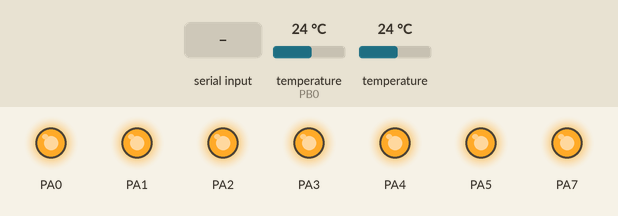
Recording of a program running on a simulated ATmega16, built with avr-gcc and emulated at 16 MHz. On the bench: output pins drawn as LEDs (lit = HIGH). Wiring (inferred from the names in the program): 2 × DS18B20 sensor: data PB0. The inputs (shaded band) are chosen by the test bench; at power-on: temperature (sensor on PB0) 24 °C, temperature 24 °C. What the program prints to the serial monitor is not drawn.

Above: at 1.2 s.
1.3 s: "1" received over Serial
At 1.7 s:
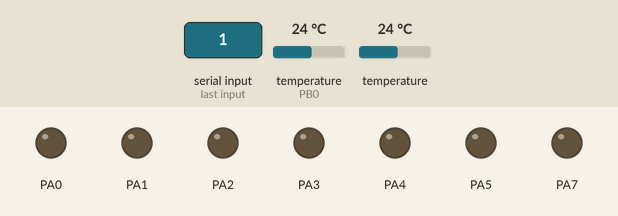
2.8 s: temperature (sensor on PB0) set to 12 °C
4.4 s: temperature (sensor on PB0) set to 19 °C
Timing chart, 0 to 7.4 s (numbered marks = the images above; inputs shaded):
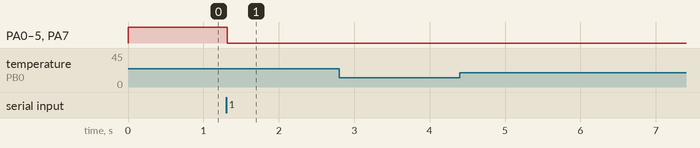

The program:

main.c
```c
/*
 * WebCamTemp.c
 *
 * Created: 26.12.2015 19:46:54
 * Author : viktorpanasiuk
 */

#include "global.h"
#include <util/delay.h> /* For _delay_ms() function */
#include <avr/interrupt.h> /* For interrupt functions */
#include "GPIO.h"
#include "UART.h"
#include "Timer0.h"
#include "Application.h"

volatile uint8_t ledID = 0; /* Current ledID value */
volatile uint8_t ledID_prev = 255;  /* Previous ledID value */
volatile uint8_t duration = FLASH_DURATION; /* Flash duration value */

ISR(USART_RXC_vect) /* UART interrupt handler */
{
	ledID = UDR; /* Assign ledID to receive via UART value */
	if (ledID != ledID_prev) /* If current ledID equal to previous value */
	{
		turnOnLED(ledID); /* Turn on the ledID LED */
		timer0Start(); /* Start Timer0 */
		ledID_prev = ledID; /* Previous ledID assign to current */
		duration = FLASH_DURATION; /* Update LED flash duration */
	}
}

ISR(TIMER0_COMP_vect) /* Timer0 compare interrupt handler */
{
	if (--duration == 0) /* Decrement Duration value each 1ms and if it reach to 0 */
	{
		timer0Stop(); /* Stop Timer0 */
		turnOffAllLED(); /* Turn off all LEDs */
		timer0Clear(); /* Clear Timer0 counter register */
	}
}

/* Main */
int main(void)
{
	const uint8_t ROM[][sizeof(ROM_T)] = /* ROM array */
	{
		{0x26, 0x00, 0x00, 0x04, 0x4B, 0x15, 0x89, 0x28}, // 0
		{0x71, 0x00, 0x00, 0x04, 0x4A, 0xC0, 0x65, 0x28}, // 1
		{0xA5, 0x00, 0x00, 0x04, 0x4A, 0xCB, 0xCE, 0x28}, // 2
		{0x41, 0x00, 0x00, 0x04, 0x4A, 0xAC, 0x65, 0x28}, // 3
		{0x22, 0x00, 0x00, 0x04, 0x4B, 0x06, 0x0D, 0x28}, // 4
		{0x86, 0x00, 0x00, 0x04, 0x4A, 0xF6, 0x46, 0x28}  // 5
	};

	uint8_t nDevices = sizeof(ROM) / sizeof(ROM_T); /* Number of DS18B20 devices */

	initUART(MYUBRR); /* Initialization of UART with appropriate baudrate */
	initTimer0(); /* Initialization of Timer/counter0 */
	initLED(nDevices); /* Initialization of LEDs */

	{ /* DS18B20s initialization */
		uint8_t nDevices = sizeof(ROM) / sizeof(ROM_T); /* Number of DS18B20 devices */
		ROM_T *pROM = (ROM_T *)&ROM; /* Pointer to ROM array */

		initDQ(); /* Initialization of DQ pin */

		while (nDevices--) /* For all DS18B20 */
			initDS18B20(pROM++, RESOLUTION_11BIT); /* Initialization of DS18B20 with appropriate resolution */
	}

	sei(); /* Global enable interrupts */

	while (1) /* Infinite loop */
	{
		sendTemperatureToUART((ROM_T *)&ROM, nDevices); /* Execute function routine */
	}
}
```

Application.c
```c
/*
 * Application.c
 *
 * Created: 27.12.2015 13:06:34
 *  Author: viktorpanasiuk
 */

#include "Application.h"
#include <util/crc16.h>
#include "DS18B20.h"
#include "UART.h"

/* Read ROM address of the DS18B20 and send it to UART */
void sendROMToUART(void)
{
	/* Definition a local variable for ROM */
	ROM_T ROM;
	/* If presence pulse is absent - return */
	if (!initSequence())
		return;
	/* Read ROM to local variable */
	readROM(&ROM);
	/* Send ROM value to UART */
	sendDataToUART((uint8_t *)&ROM, sizeof(ROM_T));
}

/* Read temperature from DS18B20 and send it to UART */
void sendTemperatureToUART(ROM_T ROM[], uint8_t nDevices)
{
	if (!initSequence()) /* Initialization sequence for DS18B20 */
		return; /* If presence pulse is absent - return */
	skipROM(); /* Skip ROM command */
	convertTemperature(); /* Convert T command */

	while (nDevices--) /* For each device */
	{
		SCRATCHPAD_T Scratchpad; /* Variable for scratch pad */

		if (!initSequence()) /* Initialization sequence for DS18B20 */
			return; /* If presence pulse is absent - return */
		matchROM(ROM++); /* Match ROM command */
		readScratchpad(&Scratchpad); /* Read scratch pad command */

		if (isValidCRC(&Scratchpad))
		{
			sendByteToUART(Scratchpad.TemperatureLSB); /* Send LSB temperature to UART */
			sendByteToUART(Scratchpad.TemperatureMSB); /* Send MSB temperature to UART */
		}
		else
		{
			sendByteToUART(0xFF); /* Send failed LSB temperature to UART */
			sendByteToUART(0x0F); /* Send failed MSB temperature to UART */
		}
	}
}

/* Initialization of the appropriate DS18B20 by specific resolution value */
void initDS18B20(ROM_T *ROM, RESOLUTION_T Resolution)
{
	SCRATCHPAD_T Scratchpad; /* Local variable for scratch pad data */
	EEPROM_T *EEPROM = (EEPROM_T *)&Scratchpad.THRegister; /* Pointer to EEPROM data */

	if (!initSequence()) /* Initialization sequence for DS18B20 */
		return; /* If presence pulse is absent - return */
	matchROM(ROM); /* Match ROM command */
	readScratchpad(&Scratchpad); /* Read scratch pad data from DS18B20 */

	Scratchpad.ConfigurationRegister = Resolution; /* Set configuration register */

	if (!initSequence()) /* Initialization sequence for DS18B20 */
		return; /* If presence pulse is absent - return */
	matchROM(ROM); /* Match ROM command */
	writeScratchpad(EEPROM); /* Write scratch pad command */
}
```

Application.h
```c
/*
 * Application.h
 *
 * Created: 27.12.2015 13:06:46
 *  Author: viktorpanasiuk
 */


#ifndef APPLICATION_H_
#define APPLICATION_H_

#include "DS18B20.h"

/*
* This function use for getting ROM from individual DS18B20
* The first configure the DQ pin of DS18B20 in gloabl.h file
* The second place both initUART() and initDS18B20() to DEVICE INITIALIZATION section before using
* The ROM transmit to UART as 8 bytes
* @param nothing
* @return nothing
*/
void sendROMToUART(void);

/*
* This function use for getting ROM from individual DS18B20
* The first configure the DQ pin of DS18B20 in gloabl.h file
* The second place both initUART() and initDS18B20() before using
* The ROM transmit to UART as 8 bytes
* @param nothing
* @return nothing
*/
void sendTemperatureToUART(ROM_T ROM[], uint8_t nDevices);

/*
* Providing of initialization of DS18B20
* @param ROM_T ROM
* @param RESOLUTION_T resolution
* @return nothing
*/
void initDS18B20(ROM_T *ROM, RESOLUTION_T Resolution);

#endif /* APPLICATION_H_ */
```

Timer0.c
```c
/*
 * Timer0.c
 *
 * Created: 03.01.2016 14:15:27
 *  Author: viktorpanasiuk
 */
```

Timer0.h
```c
/*
 * Timer0.h
 *
 * Created: 03.01.2016 14:15:17
 *  Author: viktorpanasiuk
 */


#ifndef TIMER0_H_
#define TIMER0_H_

/*
* Initialization of Timer/Counter0
* @param nothing
* @return nothing
*/
inline void initTimer0(void)
{
	TCCR0 = (1<<WGM01); /* CTC mode for Timer0 */
	TCNT0 = 0; /* Clear counter register */
	OCR0 = 250; /* 1ms period for 1/64 prescaller and 16MHz */
	TIMSK |= (1<<OCIE0); /* Enable on compare interrupt handler for Timer0 */
}

/*
* Start the Timer/Counter0
* @param nothing
* @return nothing
*/
inline void timer0Start(void)
{
	TCCR0 |= (3<<CS00); /* Start Timer0 */
}

/*
* Stop the Timer/Counter0
* @param nothing
* @return nothing
*/
inline void timer0Stop(void)
{
	TCCR0 &= ~(7<<CS00); /* Stop Timer0 */
}

/*
* Clear the counter register of the Timer/Counter0
* @param nothing
* @return nothing
*/
inline void timer0Clear(void)
{
	TCNT0 = 0; /* Clear counter register of Timer0 */
}

#endif /* TIMER0_H_ */
```

UART.c
```c
/*
 * UART.c
 *
 * Created: 27.12.2015 10:13:20
 *  Author: viktorpanasiuk
 */

#include "UART.h"

/* Send data to UART */
void sendDataToUART(uint8_t *data, uint8_t n)
{
	while (n--) /* For all number of bytes */
		sendByteToUART(*data++); /* Send data to UART */
}

/* Read data from UART */
uint8_t * readDataFromUART(uint8_t *data, uint8_t n)
{
	uint8_t *p = data; /* Pointer to data */
	while(n--) /* For all number of bytes */
		*p++ = readByteFromUART(); /* Save byte from UART */
	return data; /* Return pointer to data */
}

/* Send string to UART */
void sendTextToUART(const char *string)
{
	while (1) /* Infinite loop */
	{
		if (*string == '\0') /* If null character */
			return; /* Then return */
		sendByteToUART(*string++); /* Send byte to UART */
	}
}
```

UART.h
```c
/*
 * UART.h
 *
 * Created: 27.12.2015 10:16:27
 *  Author: viktorpanasiuk
 */

#ifndef UART_H_
#define UART_H_

#include <stdint.h>
#include <avr/io.h>

/*
* Initialization of UART
* @param uint16_t value of ubrr register
* @return nothing
*/
inline void initUART(uint16_t ubrr)
{
	/* Set the baud rate */
	UBRRH = (uint8_t)(ubrr >> 8);
	UBRRL = (uint8_t)(ubrr);
	/* Enable RX interrupt, transmitting and receiving */
	UCSRB = (1<<RXCIE)|(1<<RXEN)|(1<<TXEN);
	/* 8 bit data, 1 stop bit */
	UCSRC = (1<<URSEL)|(3<<UCSZ0);
}

/*
* Send single byte to UART
* @param uint8_t byte
* @return nothing
*/
inline void sendByteToUART(uint8_t byte)
{
	while (!(UCSRA & (1<<UDRE))) /* Wait till UDR completely transmit the byte */
		;
	UDR = byte; /* Send byte */
}

/*
* Read single byte from UART
* @param nothing
* @return uint8_t byte
*/
inline uint8_t readByteFromUART(void)
{
	while(!(UCSRA & (1<<RXC))) /* Wait till UART completely receive the byte */
		;
	return UDR; /* Return UDR */
}

/*
* Send data to UART
* @param uint8t * pointer to data
* @param uint8_t number of bytes
* @return nothing
*/
void sendDataToUART(uint8_t *data, uint8_t n);

/*
* Read data from UART
* @param uint8t * pointer to data
* @param uint8_t number of bytes
* @return uint8_t * pointer to data
*/
uint8_t * readDataFromUART(uint8_t *data, uint8_t n);

/*
* Send string to UART
* @param const char * pointer to string
* @return nothing
*/
void sendTextToUART(const char * string);

#endif /* UART_H_ */
```

1-Wire.c
```c
/*
 * OneWire.c
 *
 * Created: 26.12.2015 17:20:52
 *  Author: viktorpanasiuk
 */

#define RESET_PULSE_DURATION	500 // uS
#define PRESENCE_PULSE_DURATION	500 // uS
#define PRESENCE_PULSE_CHECKING	10	// uS
#define TIME_SLOT_DURATION		100	// uS
#define SLOT_INIT_DURATION		5	// uS
#define PAUSE_BETWEEN_SLOTS		2	// uS
#define WRITE_0_DURATION		TIME_SLOT_DURATION
#define WRITE_1_DURATION		SLOT_INIT_DURATION
#define READ_INITIALIZE			SLOT_INIT_DURATION
#define MASTER_READ_SAMPLE		14	// uS

/* Reset and presence pulse
*
*          RESET_PULSE_DURATION           PRESENCE_PULSE_DURATION
*      |<----------------------->|      |<----------------------->|
*  ----                             ----                       ------
*      |                           /    |                     /
*      |__________________________/     |____________________/
*             ------------------------->|---|<- |   |   |   |
*              PRESENCE_PULSE_CHECKING    0   1   2  ...
*/

/* Write slots
*
*                           PAUSE_BETWEEN_SLOTS
*           TIME_SLOT_DURATION       |       TIME_SLOT_DURATION
*      |<----------------------->|<---->|<----------------------->|
*  ----                             ----        ------------------
*      |    WRITE 0 SLOT           /    |      /  WRITE 1 SLOT    |
*      |__________________________/     |_____/                   |__
*      |<----------------------->|      |<--->|
*             WRITE_0_DURATION       WRITE_1_DURATION
*/

/* Read slots
*
*                           PAUSE_BETWEEN_SLOTS
*           TIME_SLOT_DURATION       |       TIME_SLOT_DURATION
*      |<----------------------->|<---->|<----------------------->|
*  ----                 ----------------          ----------------
*      |  READ 0 SLOT  /                |        /  READ 1 SLOT   |
*      |______________/                 |_______/                 |__
*      |<--->|      |                   |<--->|      |
*  READ_INITIALIZE  |               READ_INITIALIZE  |
*      |<---------->|                   |<---------->|
*    MASTER_READ_SAMPLE               MASTER_READ_SAMPLE
*/

#include "1-Wire.h"
#include "GPIO.h"
#include <util/delay.h>
#include <util/atomic.h>

/*
* Issuing of the write 0 slot
* @param nothing
* @return nothing
*/
static void write0Slot(void)
{
	ATOMIC_BLOCK(ATOMIC_FORCEON)
	{
		pullDQLow(); /* Pull DQ pin low */
		_delay_us(WRITE_0_DURATION); /* Wait */
		releaseDQ(); /* Release DQ pin */
		_delay_us(TIME_SLOT_DURATION - WRITE_0_DURATION);	/* Waiting for the end of slot */
		while (!readDQ()) /* Waiting for the high DQ state */
			;
		_delay_us(PAUSE_BETWEEN_SLOTS); /* Pause between slots */
	}
}

/*
* Issuing of the write 1 slot
* @param nothing
* @return nothing
*/
static void write1Slot(void)
{
	ATOMIC_BLOCK(ATOMIC_FORCEON)
	{
		pullDQLow(); /* Pull DQ pin low */
		_delay_us(WRITE_1_DURATION); /* Wait */
		releaseDQ(); /* Release DQ pin */
		_delay_us(TIME_SLOT_DURATION - WRITE_1_DURATION);	/* Waiting for the end of slot */
		while (!readDQ()) /* Waiting for the high DQ state */
			;
		_delay_us(PAUSE_BETWEEN_SLOTS); /* Pause between slots */
	}
}

/*
* Implementation of the read slot
* @param nothing
* @return uint8_t state of DQ
*/
static uint8_t readSlot(void)
{
	uint8_t state; /* State of DQ pin*/
	ATOMIC_BLOCK(ATOMIC_FORCEON)
	{
		pullDQLow(); /* Pull DQ pin low */
		_delay_us(READ_INITIALIZE); /* Wait */
		releaseDQ(); /* Release DQ pin */
		_delay_us(MASTER_READ_SAMPLE - READ_INITIALIZE); /* Wait */
		state = readDQ(); /* Read DQ pin state */
		_delay_us(TIME_SLOT_DURATION - MASTER_READ_SAMPLE); /* Waiting for the end of slot */
		while (!readDQ()) /* Waiting for the high DQ state */
			;
		_delay_us(PAUSE_BETWEEN_SLOTS); /* Pause between slots */
	}
	return state; /* Return state of DQ */
}

/* Wait until 1-wire device is in progress */
void waitUnill1WireDeviceIsInProgress(void)
{
	ATOMIC_BLOCK(ATOMIC_FORCEON)
	{
		while (!readSlot()) /* Wait until read slot returns not 0 */
			;
	}
}

/* Issuing of the reset pulse */
void resetPulse(void)
{
	ATOMIC_BLOCK(ATOMIC_FORCEON)
	{
		pullDQLow(); /* Pull DQ pin low */
		_delay_us(RESET_PULSE_DURATION); /* Wait */
		releaseDQ(); /* Release DQ pin */
		while (!readDQ()) /* Waiting for the high DQ state */
			;
	}
}

/* Checking for appearance of presence pulse */
uint8_t presencePulse(void)
{
	uint8_t state = 0; /* The default state is 0 */
	ATOMIC_BLOCK(ATOMIC_FORCEON)
	{
		uint8_t n = PRESENCE_PULSE_DURATION / PRESENCE_PULSE_CHECKING; /* How many times check the DQ? */
		while(n--) /* Each time */
		{
			_delay_us(PRESENCE_PULSE_CHECKING); /* After current delay */
			if (!readDQ()) /* If DQ pin was low at least once */
				state = 1; /* The state becomes 1 */
		}
	}
	return state; /* Return the state */
}

/* Sending one byte to 1-Wire device */
void sendByteTo1Wire(uint8_t byte)
{
	uint8_t bit = 1; /* LSB bit is set */
	while (bit) /* While bit is not 0 */
	{
		if (!(byte & bit)) /* If bit in byte is 0 */
			write0Slot();
		else /* If bit in byte is 1 */
			write1Slot();
		bit += bit; /* Shift the value to the 1 bit left */
	}
}

/* Reading the one byte from 1-Wire interface */
uint8_t readByteFrom1Wire(void)
{
	uint8_t byte = 0; /* Definition of returned value */
	uint8_t bit = 1; /* LSB bit is set */
	while (bit) /* While bit is not 0 */
	{
		if (readSlot() == 0) /* If read slot return 0 */
			byte &= ~bit; /* Clear appropriate bit in byte */
		else /* If read slot return 1 */
			byte |= bit; /* Set appropriate bit in byte */
		bit += bit; /* Shift the value to the 1 bit left */
	}
	return byte; /* Return byte value */
}
```

1-Wire.h
```c
/*
 * OneWire.h
 *
 * Created: 26.12.2015 17:20:42
 *  Author: viktorpanasiuk
 */

#ifndef ONEWIRE_H_
#define ONEWIRE_H_

#include <stdint.h>

/*
* Wait until 1-wire device is in progress
* @param nothing
* @return nothing
*/
void waitUnill1WireDeviceIsInProgress(void);

/*
* Issuing of the reset pulse
* @param nothing
* @return nothing
*/
void resetPulse(void);

/*
* Checking for appearance of presence pulse
* The state is 0 if the presence pulse is absent and 1 in other case
* @param nothing
* @return uint8_t state
*/
uint8_t presencePulse(void);

/*
* Sending one byte to 1-Wire device
* @param uint8_t sending byte
* @return nothing
*/
void sendByteTo1Wire(uint8_t byte);

/*
* Reading the one byte from 1-Wire interface
* @param nothing
* @return uint8_t reading byte
*/
uint8_t readByteFrom1Wire(void);

#endif /* ONEWIRE_H_ */
```

global.h
```c
/*
 * global.h
 *
 * Created: 26.12.2015 22:03:09
 *  Author: viktorpanasiuk
 */

#ifndef GLOBAL_H_
#define GLOBAL_H_

#include <avr/io.h>

/* Definition of CPU frequency */
#define F_CPU 16000000UL /* CPU frequency for _delay_us() function */

/* Definition for UART */
#define BAUD 250000 /* UART baudrate */
#define MYUBRR F_CPU/16/BAUD-1

/* Definition for DS18B20 */
#define DQ_PIN	PINB /* Input pin register for DQ pin */
#define DQ_PORT	PORTB /* Output port register for DQ pin */
#define DQ_DDR	DDRB /* Port direction register for DQ pin */
#define DQ_PINX	(1<<PB0) /* Pin number of output port for DQ pin */
#define DQ_DDRX	(1<<DDB0) /* Pin number of port direction for DQ pin*/

/* Definition of flash duration */
#define FLASH_DURATION 15 /* Flash duration of each LED */

#endif /* GLOBAL_H_ */
```

GPIO.c
```c
/*
 * GPIO.c
 *
 * Created: 26.12.2015 17:24:45
 *  Author: viktorpanasiuk
 */

#include "GPIO.h"
```

GPIO.h
```c
/*
 * GPIO.h
 *
 * Created: 26.12.2015 17:24:56
 *  Author: viktorpanasiuk
 */

#ifndef GPIO_H_
#define GPIO_H_

#include <stdint.h>
#include "global.h"

/*
* Initial setting of DQ
* @param nothing
* @return nothing
*/
inline void initDQ(void)
{
	DQ_DDR &= ~DQ_DDRX; /* Set DQ as input */
	DQ_PORT &= ~DQ_PINX; /* Set DQ pin level to 0 */
}

/*
* Pulling the DQ pin of DS18B20 to low
* @param nothing
* @return nothing
*/
inline void pullDQLow(void)
{
	DQ_DDR |= DQ_DDRX;  /* Set DQ as output */
}

/*
* Release the DQ pin of DS18B20
* @param nothing
* @return nothing
*/
inline void releaseDQ(void)
{
	DQ_DDR &= ~DQ_DDRX; /* Set DQ as input */
}

/*
* read the current state of DQ line
* Return 0 if line is low and not 0 in other case
* @param nothing
* @return uint8_t state
*/
inline uint8_t readDQ(void)
{
	return DQ_PIN & DQ_PINX;  /* Return DQ current level */
}

/*
* Turn the ID LED on
* @param LED_ID_T ID
* @return nothing
*/
inline void turnOnLED(uint8_t ID)
{
	PORTA |= 1<<ID; /* Turn on the ID LED */
}

/*
* Turn the ID LED off
* @param LED_ID_T ID
* @return nothing
*/
inline void turnOffLED(uint8_t ID)
{
	PORTA &= ~(1<<ID); /* Turn on the ID LED */
}

/*
* Turn off the all LEDs
* @param uint8_t number of LEDs
* @return nothing
*/
inline void turnOffAllLED()
{
	PORTA = 0x00; /* Turn off all LEDs */
}

/*
* Initialization of LEDs
* @param uint8_t number of LEDs
* @return nothing
*/
inline void initLED(uint8_t nLEDs)
{
	union
	{
		uint16_t valueFull;
		uint8_t valuePart[2];
	} value;

	value.valueFull = 0x00FF;
	value.valueFull <<= nLEDs;

	DDRA = value.valuePart[0] - 1; /* Pins as output */
	PORTA = value.valuePart[0] - 1; /* Turn on all necessary LEDs */
}

#endif /* GPIO_H_ */
```

Source omitted: DS18B20.c (2891 bytes), DS18B20.h (3063 bytes)

Measured:
- after the input at 1.3 s, PA0–5, PA7: HIGH → LOW at once
- after the input at 2.8 s, every drawn part: stays the same
- after the input at 4.4 s, every drawn part: stays the same
